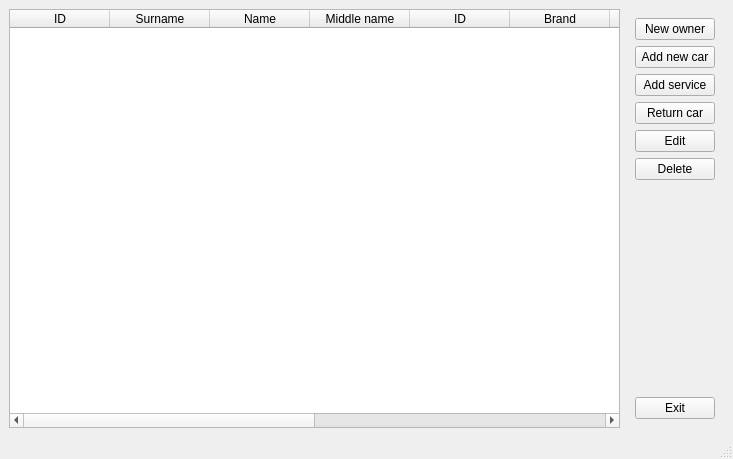
<?xml version="1.0" encoding="UTF-8"?>
<ui version="4.0">
 <class>MainWindow</class>
 <widget class="QMainWindow" name="MainWindow">
  <property name="geometry">
   <rect>
    <x>0</x>
    <y>0</y>
    <width>733</width>
    <height>459</height>
   </rect>
  </property>
  <property name="windowTitle">
   <string>MainWindow</string>
  </property>
  <widget class="QWidget" name="centralwidget">
   <layout class="QHBoxLayout" name="horizontalLayout">
    <item>
     <widget class="QTableWidget" name="tableWidget">
      <column>
       <property name="text">
        <string>ID</string>
       </property>
      </column>
      <column>
       <property name="text">
        <string>Surname</string>
       </property>
      </column>
      <column>
       <property name="text">
        <string>Name</string>
       </property>
      </column>
      <column>
       <property name="text">
        <string>Middle name</string>
       </property>
      </column>
      <column>
       <property name="text">
        <string>ID</string>
       </property>
      </column>
      <column>
       <property name="text">
        <string>Brand</string>
       </property>
      </column>
      <column>
       <property name="text">
        <string>Car model</string>
       </property>
      </column>
      <column>
       <property name="text">
        <string>ID</string>
       </property>
      </column>
      <column>
       <property name="text">
        <string>Date In</string>
       </property>
      </column>
      <column>
       <property name="text">
        <string>Date Out</string>
       </property>
      </column>
      <column>
       <property name="text">
        <string>Coast</string>
       </property>
      </column>
      <column>
       <property name="text">
        <string>Description</string>
       </property>
      </column>
     </widget>
    </item>
    <item>
     <widget class="QWidget" name="widget" native="true">
      <layout class="QVBoxLayout" name="verticalLayout">
       <item>
        <widget class="QPushButton" name="button_add_owner">
         <property name="text">
          <string>New owner</string>
         </property>
        </widget>
       </item>
       <item>
        <widget class="QPushButton" name="button_add_car">
         <property name="text">
          <string>Add new car</string>
         </property>
        </widget>
       </item>
       <item>
        <widget class="QPushButton" name="button_add_service">
         <property name="text">
          <string>Add service</string>
         </property>
        </widget>
       </item>
       <item>
        <widget class="QPushButton" name="button_return_car">
         <property name="text">
          <string>Return car</string>
         </property>
        </widget>
       </item>
       <item>
        <widget class="QPushButton" name="button_edit">
         <property name="text">
          <string>Edit</string>
         </property>
        </widget>
       </item>
       <item>
        <widget class="QPushButton" name="button_delete">
         <property name="text">
          <string>Delete</string>
         </property>
        </widget>
       </item>
       <item>
        <spacer name="verticalSpacer">
         <property name="orientation">
          <enum>Qt::Vertical</enum>
         </property>
         <property name="sizeHint" stdset="0">
          <size>
           <width>20</width>
           <height>40</height>
          </size>
         </property>
        </spacer>
       </item>
       <item>
        <widget class="QPushButton" name="button_exit">
         <property name="text">
          <string>Exit</string>
         </property>
        </widget>
       </item>
      </layout>
     </widget>
    </item>
   </layout>
  </widget>
  <widget class="QMenuBar" name="menubar">
   <property name="geometry">
    <rect>
     <x>0</x>
     <y>0</y>
     <width>733</width>
     <height>19</height>
    </rect>
   </property>
  </widget>
  <widget class="QStatusBar" name="statusbar"/>
 </widget>
 <resources/>
 <connections/>
</ui>
